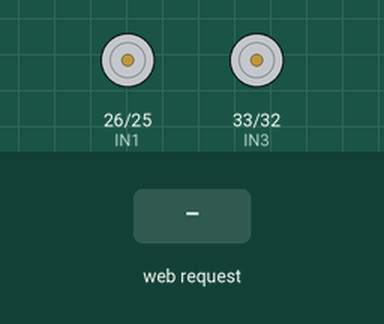
The sketch below on a simulated ESP32. Shown: motor-driver pin pairs drawn as motors (green arrow = first pin HIGH = forward, orange = second pin HIGH = backward, longer = more drive). Inputs (shaded band) come from the test bench. WiFi joins after 1.5 s; servers stay silent unless stated.

Above: at 2.7 s.
2.8 s: HTTP request GET /cmd?action=forward received
At 3.3 s:
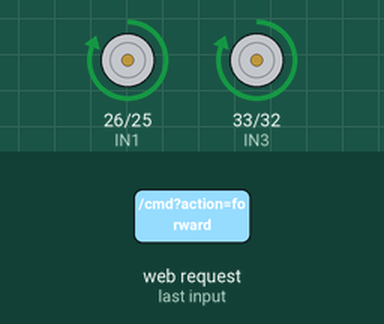
4.3 s: HTTP request GET /cmd?action=backward received
At 5.5 s:
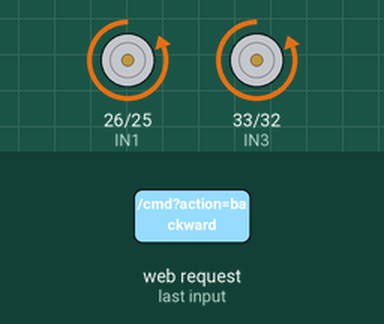
5.8 s: HTTP request GET /cmd?action=left received
At 6.8 s:
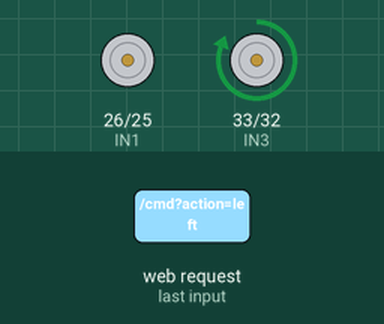
7.3 s: HTTP request GET /cmd?action=right received
At 7.9 s:
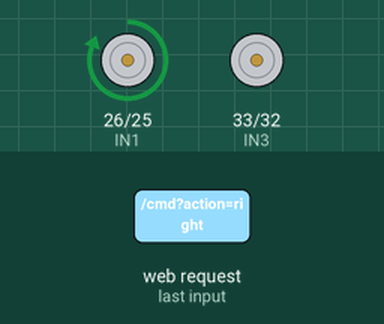
8.8 s: HTTP request GET /cmd?action=1 received
At 9.1 s:
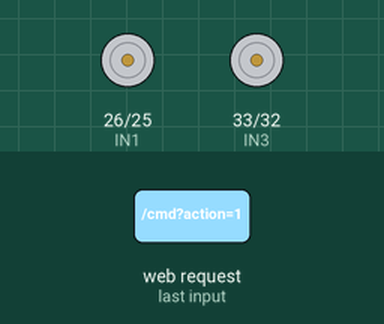
Timing chart, 0 to 11.3 s (numbered marks = the images above; inputs shaded):
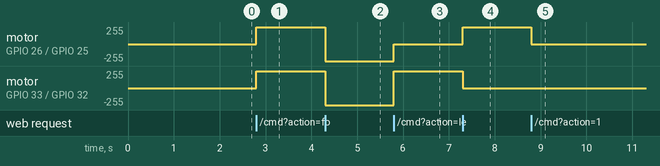

The sketch:

esp_code.ino
```cpp
#include <WiFi.h>
#include <WebServer.h>

// ================= CONFIGURATION =================
const char* ssid = "tirtharaj50_fpkhr_2.4G";     // UPDATE IF NEEDED
const char* password = "Nepal@9806555163";    // UPDATE IF NEEDED

IPAddress local_IP(192, 168, 1, 214);     // STATIC IP
IPAddress gateway(192, 168, 1, 1);
IPAddress subnet(255, 255, 255, 0);

const int IN1 = 26; const int IN2 = 25;
const int IN3 = 33; const int IN4 = 32;
const int TRIG = 5; const int ECHO = 18;

WebServer server(80);
String currentAction = "STOP";

// ================= MOTOR FUNCTIONS =================
void stopMotors() {
  digitalWrite(IN1, LOW); digitalWrite(IN2, LOW);
  digitalWrite(IN3, LOW); digitalWrite(IN4, LOW);
  currentAction = "STOP";
}
void moveForward() {
  digitalWrite(IN1, HIGH); digitalWrite(IN2, LOW);
  digitalWrite(IN3, HIGH); digitalWrite(IN4, LOW);
  currentAction = "FORWARD";
}
void moveBackward() {
  digitalWrite(IN1, LOW); digitalWrite(IN2, HIGH);
  digitalWrite(IN3, LOW); digitalWrite(IN4, HIGH);
  currentAction = "BACKWARD";
}
void turnLeft() {
  digitalWrite(IN1, LOW); digitalWrite(IN2, LOW);
  digitalWrite(IN3, HIGH); digitalWrite(IN4, LOW);
  currentAction = "LEFT";
}
void turnRight() {
  digitalWrite(IN1, HIGH); digitalWrite(IN2, LOW);
  digitalWrite(IN3, LOW); digitalWrite(IN4, LOW);
  currentAction = "RIGHT";
}

// ================= SERVER =================
void handleCommand() {
  server.sendHeader("Access-Control-Allow-Origin", "*");
  if (!server.hasArg("action")) return server.send(400, "text/plain", "Missing action");
  String action = server.arg("action");

  if (action == "forward") moveForward();
  else if (action == "backward") moveBackward();
  else if (action == "left") turnLeft();
  else if (action == "right") turnRight();
  else stopMotors();

  server.send(200, "text/plain", "OK");
}

void setup() {
  Serial.begin(115200);
  pinMode(IN1, OUTPUT); pinMode(IN2, OUTPUT);
  pinMode(IN3, OUTPUT); pinMode(IN4, OUTPUT);

  if (!WiFi.config(local_IP, gateway, subnet)) Serial.println("STA Failed");
  WiFi.begin(ssid, password);
  while (WiFi.status() != WL_CONNECTED) delay(500);

  server.on("/cmd", handleCommand);
  server.begin();
}

void loop() {
  server.handleClient();
}
```

Measured:
- after the input at 2.8 s, motor on GPIO 26 (IN1) / GPIO 25 (IN2), motor on GPIO 33 (IN3) / GPIO 32 (IN4): stopped → forward 255/255 at once
- after the input at 4.3 s, motor on GPIO 26 (IN1) / GPIO 25 (IN2), motor on GPIO 33 (IN3) / GPIO 32 (IN4): forward 255/255 → backward 255/255 at once
- after the input at 5.8 s, motor on GPIO 26 (IN1) / GPIO 25 (IN2): backward 255/255 → stopped at once; motor on GPIO 33 (IN3) / GPIO 32 (IN4): backward 255/255 → forward 255/255 at once
- after the input at 7.3 s, motor on GPIO 26 (IN1) / GPIO 25 (IN2): stopped → forward 255/255 at once; motor on GPIO 33 (IN3) / GPIO 32 (IN4): forward 255/255 → stopped at once
- after the input at 8.8 s, motor on GPIO 26 (IN1) / GPIO 25 (IN2): forward 255/255 → stopped at once
